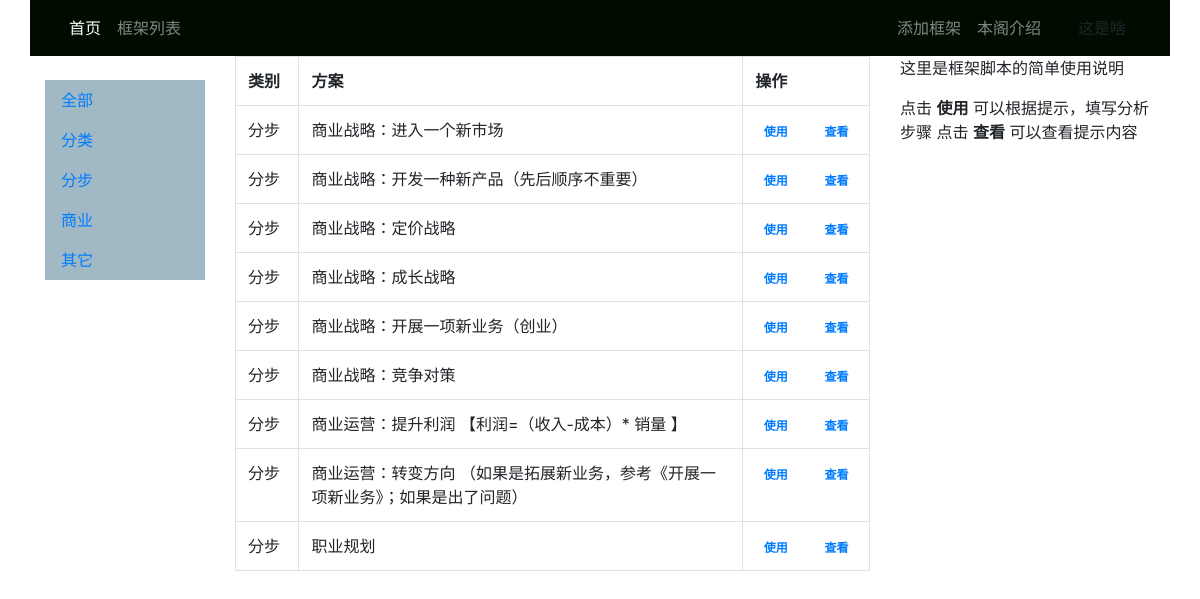
The page /frameListsort/2 on the database its author committed.
### thinkapp/models.py (models this page shows, shortened)
class Sort_Detail(models.Model):
    name = models.CharField(max_length=64,verbose_name='框架分类名称')
    is_show = models.IntegerField(default=1,verbose_name='删除字段')
    add_time=models.DateTimeField(auto_now=True,verbose_name="创建时间")
    remark = models.TextField(max_length=200, null=True, blank=True, verbose_name=u'备注')
    class Meta:
        ordering = ["id"]

class Frame_title(models.Model):
    name = models.CharField(max_length=64,verbose_name='框架分类名称')
    label = models.CharField(max_length=200,verbose_name='标签')
    Sort = models.ForeignKey(Sort_Detail, on_delete=models.CASCADE, null=False, verbose_name='类型')
    hide_input = models.IntegerField(default='1',verbose_name='0，子标题没有输入；1，有输入')
    level = models.IntegerField(default='0',verbose_name='是否子标题')
    creater = models.CharField(max_length=64,verbose_name='创建人')
    is_show = models.IntegerField(default=1,verbose_name='删除字段')
    add_time=models.DateTimeField(auto_now=True,verbose_name="创建时间")
    remark = models.TextField(max_length=200, null=True, blank=True, verbose_name=u'备注')

### thinkapp/views.py (the view)
# urls.py: path('frameListsort/<int:sort_id>', views.frameListsort, name='frameListsort'),
def frameListsort(request,sort_id):
    FrameT = Frame_title.objects.filter(Sort_id=sort_id)
    FrameSort = Sort_Detail.objects.all()
    context = {}
    context['FrameT'] = FrameT
    context['FrameSort'] = FrameSort
    return render(request,'thinkapp/framelistsort.html', context)

### templates/thinkapp/framelistsort.html
{% extends 'thinkapp/master.html' %}
{% block main %}
<table  class="table table-hover table-bordered">
<tr>
    <th width="10%">类别</th>
    <th>方案</th>
    <th width="20%">  操作</th>
</tr>
{% for  t  in  FrameT %}
<tr>
    <td >
        {% for  fs  in  FrameSort %}
            {% if t.Sort_id == fs.id  %}  {{ fs.name  }}  {% endif %}
        {% endfor %}
    </td>
    <td > {{ t.name }} </td>
    <td class="text-center">
        <a href="{% url 'SolutionAdd' frameT_id=t.id %}" role="button"> <span class="badge badge-pill">使用 </span></a> &nbsp; &nbsp;
        <a href="{% url 'framedetail' frameT_id=t.id %}" role="button"> <span class="badge badge-pill">查看 </span></a>
    </td>
    {% endfor %}
</tr>
</table>
{% endblock %}
{% block rightbar %}
<div class="bd-example">
    <p>这里是框架脚本的简单使用说明</p>
点击 <strong>使用</strong> 可以根据提示，填写分析步骤
点击 <strong>查看</strong> 可以查看提示内容
</div>
{% endblock %}

### rows shown on the page
Frame_title: name "商业战略：进入一个新市场"
Sort_Detail: name "分步"
Frame_title: name "商业战略：开发一种新产品（先后顺序不重要）"
Frame_title: name "商业战略：定价战略"
Frame_title: name "商业战略：成长战略"
Frame_title: name "商业战略：开展一项新业务（创业）"
Frame_title: name "商业战略：竞争对策"
Frame_title: name "商业运营：提升利润 【利润=（收入-成本）* 销量 】"
Frame_title: name "商业运营：转变方向 （如果是拓展新业务，参考《开展一项新业务》；如果是出了问题）"
Frame_title: name "职业规划"
